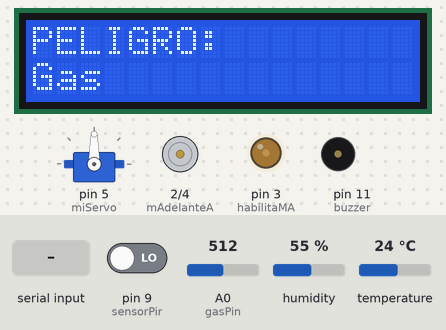
A sketch run on a simulated Arduino Uno, built with avr-gcc and run on an emulated ATmega328P. On the bench: servo, 16×2 character LCD, motor-driver pin pairs drawn as motors (green arrow = first pin HIGH = forward, orange = second pin HIGH = backward, longer = more drive), output pins drawn as LEDs (lit = HIGH), buzzer (waves = sounding). The inputs (shaded band) are chosen by the test bench; at power-on: temperature 24 °C, pin 9 (sensorPir) LOW, A0 (gasPin) = 512, humidity 55 %. Pins used as bus, display or sensor lines are not drawn; what the sketch prints to the serial monitor is not drawn.

Above: at 1.2 s.
1.3 s: "A" received over the second serial link
At 2.4 s:
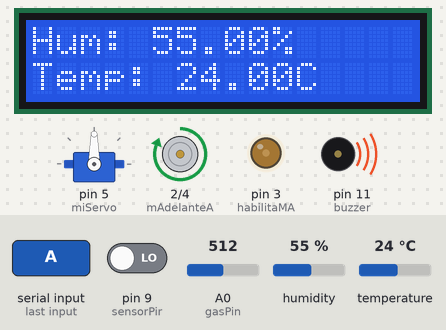
2.8 s: temperature set to 4 °C
At 5.4 s:
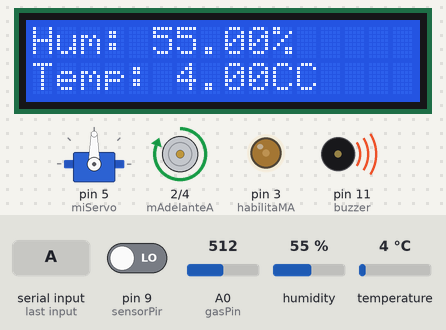
5.8 s: "F" received over the second serial link
At 6.9 s:
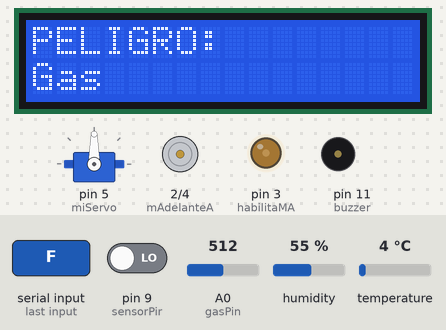
11.8 s: pin 9 (sensorPir) driven HIGH
At 12.4 s:
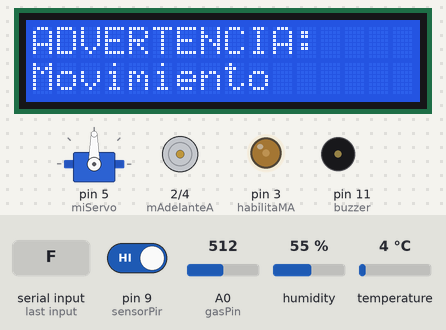
21.6 s: "C" received over the second serial link
At 22.9 s:
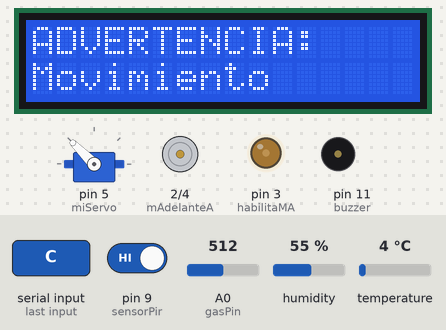
Timing chart, 0 to 24.6 s (numbered marks = the images above; inputs shaded):
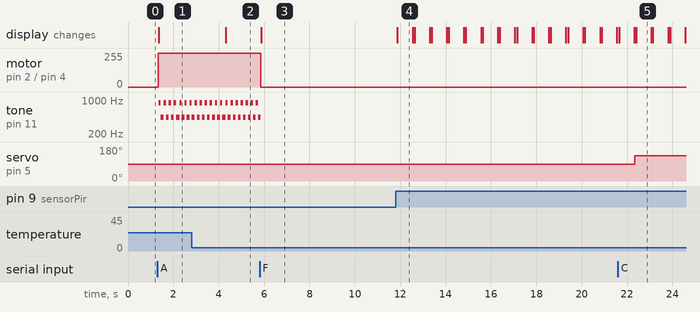

Measured:
- after the input at 1.3 s, motor on pin 2 (mAdelanteA) / pin 4 (mAtrasA): stopped → forward 255/255 at once; tone on pin 11 (buzzer): alternates 880 Hz for 0.10 s and 440 Hz for 0.12 s, starting after 0.05 s; the display: changes after 0.05 s (image 1)
- after the input at 2.8 s, the display: changes after 1.5 s (image 2)
- after the input at 5.8 s, motor on pin 2 (mAdelanteA) / pin 4 (mAtrasA): forward 255/255 → stopped at once; the display: changes after 0.08 s (image 3)
- after the input at 11.8 s, the display: changes after 0.08 s (image 4)
- after the input at 21.6 s, servo on pin 5 (miServo): 90° → 135° after 0.75 s
- what the display in image 4 shows lasts 0.6 s, from 11.9 s to 12.5 s

The sketch:

robotVfuntion.ino
```cpp
#include <Servo.h>
#include <SoftwareSerial.h>
//Bluetooth
SoftwareSerial bluet(6, 7); // tx->12 rx->13
Servo miServo;
//Temperatura y Humedad
#include <Adafruit_Sensor.h>
#include <Wire.h>
#include <LiquidCrystal_I2C.h>
LiquidCrystal_I2C lcd (0x3F,16,2);
#include <DHT.h>
#define DHTPIN 8
#define DHTTYPE DHT11
DHT dht(DHTPIN, DHTTYPE);
// Declaramos nuestros pines
int habilitaMA = 3;
int mAdelanteA = 2;
int mAtrasA = 4;
int buzzer = 11;
int sensorPir = 9;
int echo = 12;
int trigger = 13;
int gasPin = A0; // El pin analógico al que está conectado el sensor de gas
int gasValue; // Variable para almacenar el valor del sensor de gas
char datos;

void setup() {
  // Inicializamos nuestro monitor serial
  Serial.begin(9600);
  // Cambia a 38400
  bluet.begin(9600);
  // Motores
  pinMode(mAdelanteA, OUTPUT);
  pinMode(mAtrasA, OUTPUT);
  pinMode(habilitaMA, OUTPUT);
  velocidadBaja();
  //Buzzer
   pinMode(buzzer, OUTPUT);
  // Volante
  miServo.attach(5);
  // Humedad y Temperatura
    Serial.begin(9600);
    lcd.init () ;
    lcd.backlight();
    lcd.print("");
    dht.begin();
  // Movimiento
  pinMode(sensorPir, INPUT);
  //Ultrasonico
  pinMode(echo, INPUT);
  pinMode(trigger, OUTPUT);
}

void loop() {
  if (bluet.available()) {
    datos = bluet.read();

    if (datos == 'A') {
      // Adelante
      carroAdelante();
    } else if (datos == 'B') {
      // Atras
      carroAtras();
    } else if (datos == 'C') {
      // Izquierda
      carroIzquierda();
    } else if (datos == 'D') {
      // Derecha
      carroDerecha();
    } else if (datos == 'E') {
      // Centro
      centrarRuedas();
    } else if (datos == 'F') {
      // Ningun motor funcionando
      carroDetener();
    } else if (datos == 'L') {
      // Baja
      velocidadBaja();
    } else if (datos == 'H') {
      // Alta
      velocidadAlta();
    } else if (datos == 'J') {
      alarmaSirena();
    } else if (datos == 'K') {
      alarmaClaxon();
    } else if (datos == 'G') {
      alarmaApagadas();
    }
  }

  temperaturaHumedad();
  movimientoSensor();
  alarmaReversa();
  alarmaSirena();
  sensorGas();
}


//FUNCIONES AUTOMOVIL
void carroAdelante() {
  digitalWrite(mAdelanteA, HIGH);
  digitalWrite(mAtrasA, LOW);
  Serial.println("El carro esta en marcha");
}

void carroAtras() {
  digitalWrite(mAdelanteA, LOW);
  digitalWrite(mAtrasA, HIGH);
  Serial.println("El carro esta en marcha atras");
}

void carroDetener() {
  digitalWrite(buzzer, LOW);
  digitalWrite(mAdelanteA, LOW);
  digitalWrite(mAtrasA, LOW);
  Serial.println("El carro esta detenido");
  alarmaApagadas();
}

void carroDerecha() {
 miServo.write(50);
 Serial.println("El carro esta hiendo hacia la derecha");
}

void centrarRuedas() {
 miServo.write(90);
}

void carroIzquierda() {
  miServo.write(135);
   Serial.println("El carro esta hiendo hacia la izquierdo");
}

void velocidadBaja() {
 analogWrite(habilitaMA, 60);
  Serial.println("El carro esta hiendo muy lento");
}

void velocidadAlta() {
 analogWrite(habilitaMA, 150);
  Serial.println("El carro esta hiendo muy rápido");
}

// FUNCIONES SONIDOS
void alarmaSirena(){
   if (digitalRead(mAdelanteA) == HIGH) {
   // Primera parte de la sirena
  tone(buzzer, 880);
  delay(100);
  tone(buzzer, 440);
  delay(100);
   }
}

void alarmaClaxon(){
 tone(buzzer, 440); // Tono de 440Hz durante medio segundo
}
void alarmaApagadas(){
 noTone(buzzer);
}

void alarmaReversa(){
  if (digitalRead(mAtrasA) == HIGH) {


int distancia;
int duracion;

  //Enviar el pulso
  digitalWrite(trigger,HIGH);
  delay(1);
  digitalWrite(trigger,LOW);


//Recibir el pulso y calcular la distancia
  duracion = pulseIn(echo, HIGH);
  distancia=duracion/58.2;


  Serial.println(distancia);
  delay(1);


if(distancia>=5 and distancia<20){
  // Sonidos intermitentes
 digitalWrite(buzzer, HIGH);
 delay(30);
 digitalWrite(buzzer, LOW);
 delay(30);
}
if(distancia>=20 and distancia<30){
 digitalWrite(buzzer, HIGH);
 delay(60);
 digitalWrite(buzzer, LOW);
 delay(60);
}
if(distancia>=30 and distancia<50){
  digitalWrite(buzzer, HIGH);
 delay(120);
 digitalWrite(buzzer, LOW);
 delay(120);
}
if(distancia>=50){
  digitalWrite(buzzer, HIGH);
}
}
}

void alarmaBloquea(){
 noTone(buzzer); // Detiene el tono
}

//FUNCIONES HUMEDAD Y TEMPERATURA
void temperaturaHumedad(){
      // Esperamos 5 segundos entre medidas
  // Leemos la humedad relativa
  float h = dht.readHumidity();
  // Leemos la temperatura en grados centígrados (por defecto)
  float t = dht.readTemperature();
  // Leemos la temperatura en grados Fahrenheit
  float f = dht.readTemperature(true);

  // Comprobamos si ha habido algún error en la lectura
  if (isnan(h) || isnan(t) || isnan(f)) {
    Serial.println("Error obteniendo los datos del sensor DHT11");
    return;
  }
  // Calcular el índice de calor en Fahrenheit
  float hif = dht.computeHeatIndex(f, h);
  // Calcular el índice de calor en grados centígrados
  float hic = dht.computeHeatIndex(t, h, false);
  lcd.setCursor(0,0);
  lcd.print("Hum: ");
  lcd.print(h);
  lcd.print("%");
  lcd.setCursor(0,1);
  lcd.print("Temp: ");
  lcd.print(t);
  lcd.print("C");
  }
// FUNCIONES SENSOR DE MOVIMIENTO --- LISTO
void movimientoSensor(){
   int pirmov = digitalRead(sensorPir);
  if (digitalRead(mAtrasA) == HIGH || digitalRead(mAdelanteA) == HIGH ) {
  }else{
if(pirmov==1){
   mostrarMensajeLCD("ADVERTENCIA:","Movimiento");
      digitalWrite(buzzer, HIGH);
       delay(50);
       digitalWrite(buzzer, LOW);
       delay(50);
       digitalWrite(buzzer, HIGH);
       delay(50);
           digitalWrite(buzzer, LOW);
       delay(500);
  }
  }
  }
//FUNCIONES SENSOR DE GAS
void sensorGas(){
if (digitalRead(mAtrasA) == HIGH || digitalRead(mAdelanteA) == HIGH ) {
  }else{
      gasValue = analogRead(gasPin); // Leer el valor del sensor de gas
      Serial.print("Valor del sensor de gas: ");
      Serial.println(gasValue); // Imprimir el valor del sensor de gas en el monitor serie

      if(gasValue >= 400 ){
         mostrarMensajeLCD("PELIGRO:","Gas");
         digitalWrite(buzzer, HIGH);
         delay(15);
         digitalWrite(buzzer, LOW);
         delay(15);
      }
  }
}
// FUNCIONES DISPLAY 2*16
void mostrarMensajeLCD(String asunto, String mensaje){
  lcd.clear();
  lcd.setCursor(0,0);
  lcd.print(asunto);
  lcd.setCursor(0,1);
  lcd.print(mensaje);
}
```
